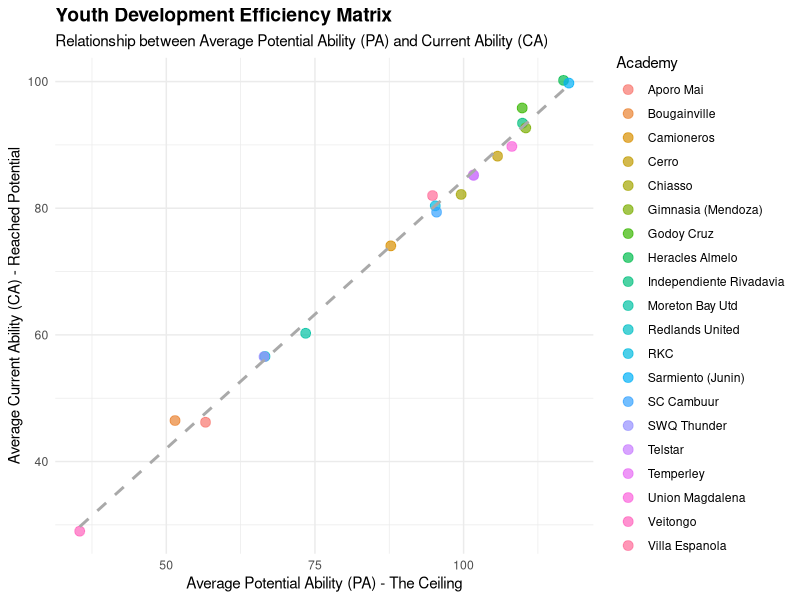

This chart was generated by the following R code:
# =========================================================================
# Project: FM20 Youth Development Analytics
# Script: Data Cleaning and Development Efficiency Visualization
# =========================================================================

library(ggplot2)
library(dplyr)
library(readr)

setwd("C:/Temp")

raw_data <- read.csv("development_efficiency_matrix.csv")

# -------------------------------------------------------------------------
# ADIM 1: Nokta At?????? Karakter D??zeltme (Standart ??ngiliz Alfabesi)
# -------------------------------------------------------------------------
clean_data <- raw_data %>%
  mutate(club = case_when(
    grepl("Espa", club) ~ "Villa Espanola",       # ?? yerine n
    grepl("Magdalena", club) ~ "Union Magdalena", # ?? yerine o
    grepl("Sarmiento", club) ~ "Sarmiento (Junin)",# ?? yerine i
    TRUE ~ club
  )) %>%
  filter(!is.na(avg_current_ability) & !is.na(avg_potential_ability))

# -------------------------------------------------------------------------
# ADIM 2: G??rselle??tirme (Efficiency Matrix)
# -------------------------------------------------------------------------
development_matrix_plot <- ggplot(clean_data, aes(x = avg_potential_ability, y = avg_current_ability, color = club)) +
  geom_point(alpha = 0.7, size = 3) +
  geom_smooth(method = "lm", se = FALSE, linetype = "dashed", color = "darkgray") +
  labs(
    title = "Youth Development Efficiency Matrix",
    subtitle = "Relationship between Average Potential Ability (PA) and Current Ability (CA)",
    x = "Average Potential Ability (PA) - The Ceiling",
    y = "Average Current Ability (CA) - Reached Potential",
    color = "Academy"
  ) +
  theme_minimal() +
  theme(
    plot.title = element_text(face = "bold", size = 14),
    legend.position = "right"
  )

# -------------------------------------------------------------------------
# ADIM 3: Grafi??i Kaydetme
# -------------------------------------------------------------------------
ggsave("youth_development_matrix.png", plot = development_matrix_plot, width = 10, height = 6, dpi = 300)
